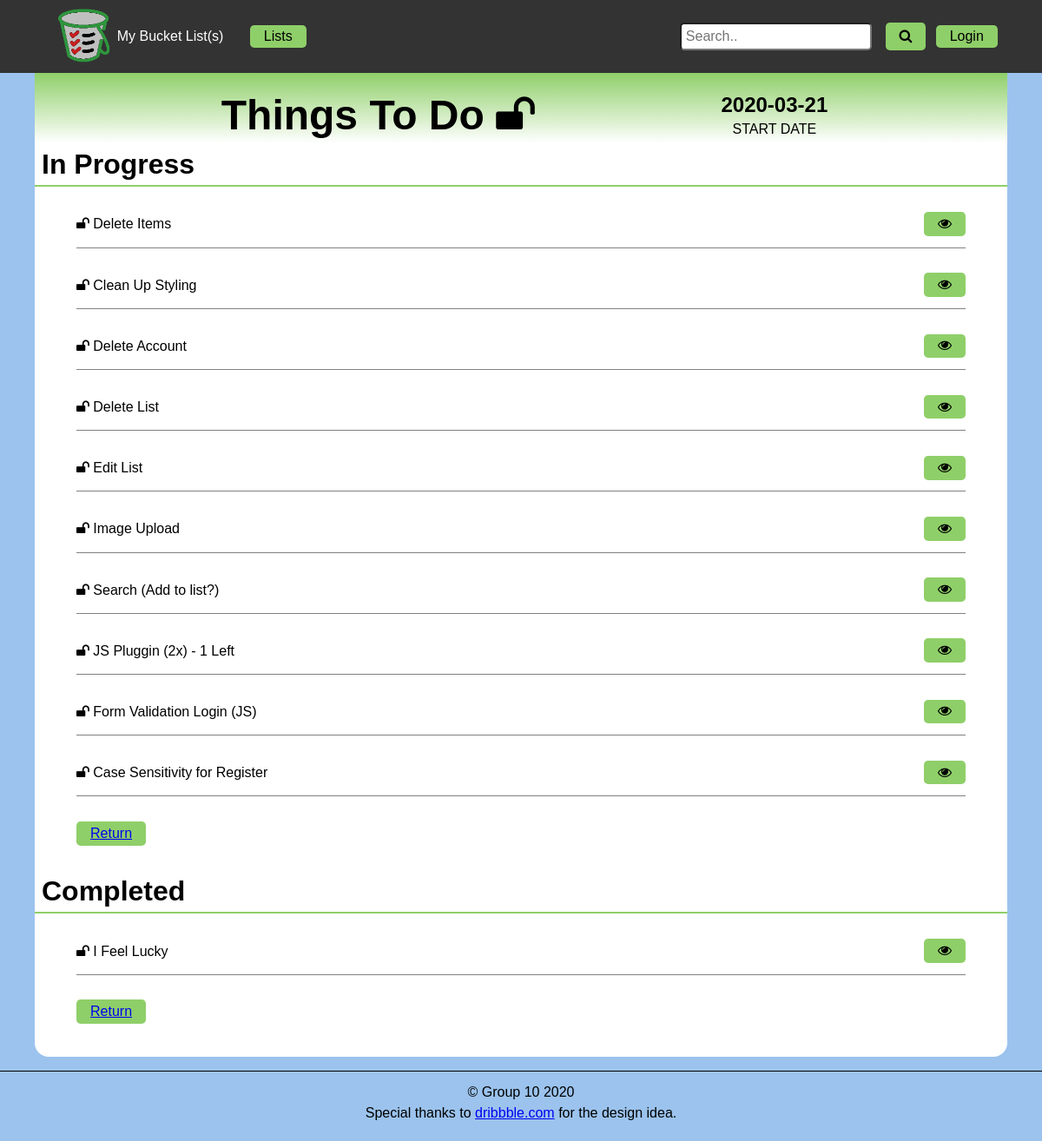
Screenshot of /view_list.php?list=3 with the database file from the repository.
### tables this page shows
CREATE TABLE `g10_lists` (
  `id` int(11) NOT NULL,
  `fk_userid` int(11) NOT NULL,
  `listname` varchar(50) NOT NULL,
  `start` date NOT NULL,
  `end` date DEFAULT NULL,
  `private` tinyint(1) NOT NULL DEFAULT '1'
);

CREATE TABLE `g10_listitems` (
  `id` int(11) NOT NULL,
  `fk_listid` int(11) NOT NULL,
  `name` varchar(50) NOT NULL,
  `description` varchar(280) DEFAULT NULL,
  `picpath` varchar(255) DEFAULT NULL,
  `completion` date DEFAULT NULL,
  `private` tinyint(1) NOT NULL DEFAULT '1'
);

### view_list.php (the view, shortened to what this page needs)
<?php
    $listid = $_GET['list'];
    $pdo = connectDB();
    $query = "SELECT * FROM `g10_lists` WHERE id = ?";
    $stmt = $pdo->prepare($query);
    $stmt->execute([$listid]);
    $list = $stmt->fetch();
    $query =  "SELECT id, name, completion, private FROM `g10_listitems` WHERE fk_listid = ?";
    $stmt = $pdo->prepare($query);
    $stmt->execute([$listid]);
    $listitems = $stmt->fetchAll();
?>
<!DOCTYPE html>
<html lang="en">
    <head>
        <?php
            include "includes/meta.php";
        ?>
    </head>
    <body>
        <header>
            <?php include 'includes/nav.php' ?>
        </header>
        <main>
            <header>
                <h1>
                    <?= $list['listname'] ?>
                    <?php if($list['private'] == 1):?>
                        <span><i class="fa fa-lock"></i></span>
                    <?php else: ?>
                        <span><i class="fa fa-unlock"></i></span>
                    <?php endif ?>
                </h1>
                <div>
                    <span><?= $list['start'] ?></span>
                    <p>START DATE</p>
                </div>
            </header>
            <h2>In Progress</h2>
            <ul>
                <?php foreach($listitems as $row): ?>
                    <?php if(($row['private'] == 1 && $list['fk_userid'] != $_SESSION['id'])||$row['completion'] != null)
                            continue;
                    ?>
                    <li>
                        <?php if ($row['private'] == 1):?>
                                <span><i class="fa fa-lock"></i> <?= $row['name']?></span>
                        <?php else: ?>
                            <span><i class="fa fa-unlock"></i> <?= $row['name']?></span>
                        <?php endif ?>
                        <div>
                            <button class="viewbutton" value="<?= $row['id']?>"><i class="fa fa-eye"></i></button>
                        </div>
                    </li>
                <?php endforeach ?>
                <li>
                    <button type="button" name="Return" ><a href="display_list.php">Return</a></button>
                </li>
            </ul>
            <h2>Completed</h2>
            <ul>
                <?php foreach($listitems as $row): ?>
                    <?php if(($row['private'] == 1 && $list['fk_userid'] != $_SESSION['id']) || $row['completion'] == null)
                            continue;
                    ?>
                    <li>
                        <?php if ($row['private'] == 1):?>
                                <span><i class="fa fa-lock"></i> <?= $row['name']?></span>
                        <?php else: ?>
                            <span><i class="fa fa-unlock"></i> <?= $row['name']?></span>
                        <?php endif ?>
                        <div>
                            <button class="viewbutton" value="<?= $row['id']?>"><i class="fa fa-eye"></i></button>
                        </div>
                    </li>
                <?php endforeach ?>
                <li>
                    <button type="button" name="Return" ><a href="display_list.php">Return</a></button>
                </li>
            </ul>
        </main>
        <?php include 'includes/footer.php' ?>
    </body>
</html>

### css/default.css (style rules this page uses)
:root { --link-color: #8fcf69; --linkhover-color: #818181; --text-color: #000; }
body { background-color: #9bc3ed; color: var(--text-color); font-family: Verdana, Helvetica, sans-serif; font-size: 16px; margin: auto; }
main { background-color: #FFF; border-bottom-right-radius: 1rem; border-bottom-left-radius: 1rem; max-width: 70rem; font-size: 1em; padding: 0 0 0.6em 0; margin: auto; }
header { text-align: center; background: linear-gradient(var(--link-color), transparent); }
main header { align-items: flex-end; display: flex; flex-direction: row; justify-content: space-evenly; padding: 1em 0 0 0; }
p,h1,h2,h3,h4,h5 { padding: 0.5rem; }
h1 { font-size: 3em; font-weight: bold; }
h2 { font-size: 2em; font-weight: bold; border-bottom: 2px solid var(--link-color); }
button, nav a, .dropdown, #login a { padding: 0.3rem 1rem; color: var(--text-color); margin: 0.5rem auto; background-color: var(--link-color); font-size: 1rem; border: none; cursor: pointer; border-radius: 0.3rem; }
main header div:nth-child(-n+3) span { font-size: 1.5em; font-weight: bold; }
main header~ul li, .lists>ul li { align-content: center; border-bottom: 0.1em solid #818181; display: flex; margin: 1em 3em; padding: 0.3em 0; }
main header~ul li span { align-self: center; }
main header~ul li div { margin-left: auto; }
main header~ul li:last-of-type, .lists>ul li:last-of-type { border: none; display:block; justify-self: flex-start; }

### rows the page displays
g10_lists: listname "Things To Do", start "2020-03-21"
g10_listitems: name "Delete Items", $row['id'] 8 (drawn)
g10_listitems: name "Clean Up Styling", $row['id'] 14 (drawn)
g10_listitems: name "Delete Account", $row['id'] 16 (drawn)
g10_listitems: name "Delete List", $row['id'] 17 (drawn)
g10_listitems: name "Edit List", $row['id'] 24 (drawn)
g10_listitems: name "Image Upload", $row['id'] 25 (drawn)
g10_listitems: name "Search (Add to list?)", $row['id'] 34 (drawn)
g10_listitems: name "JS Pluggin (2x) - 1 Left", $row['id'] 36 (drawn)
g10_listitems: name "Form Validation Login (JS)", $row['id'] 37 (drawn)
g10_listitems: name "Case Sensitivity for Register", $row['id'] 38 (drawn)
g10_listitems: name "I Feel Lucky", $row['id'] 35 (drawn)
